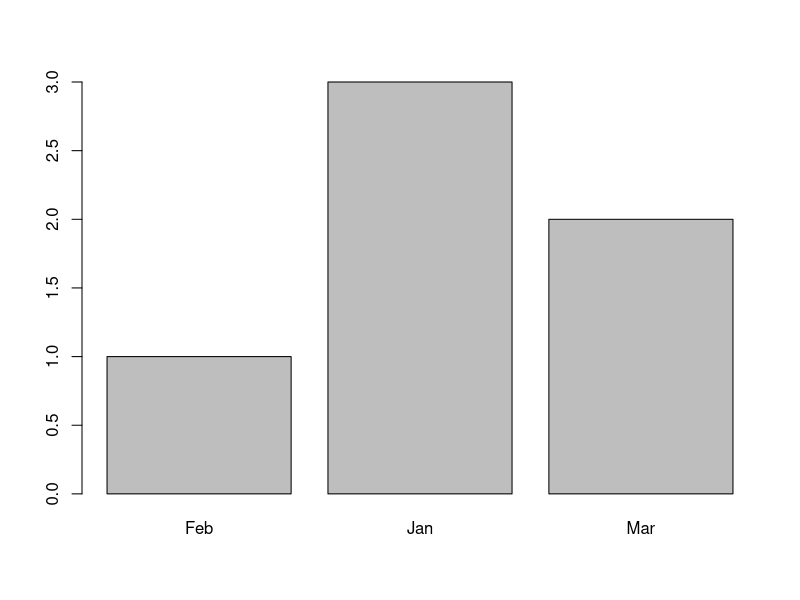
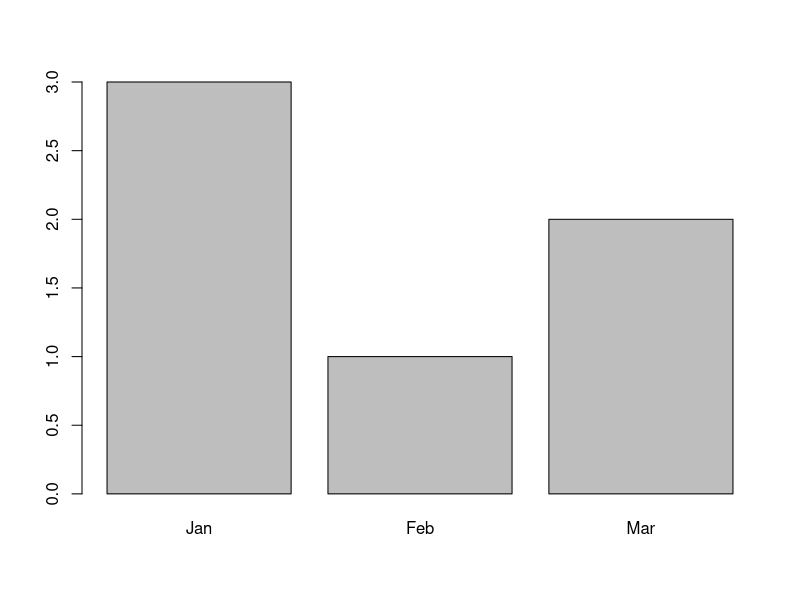
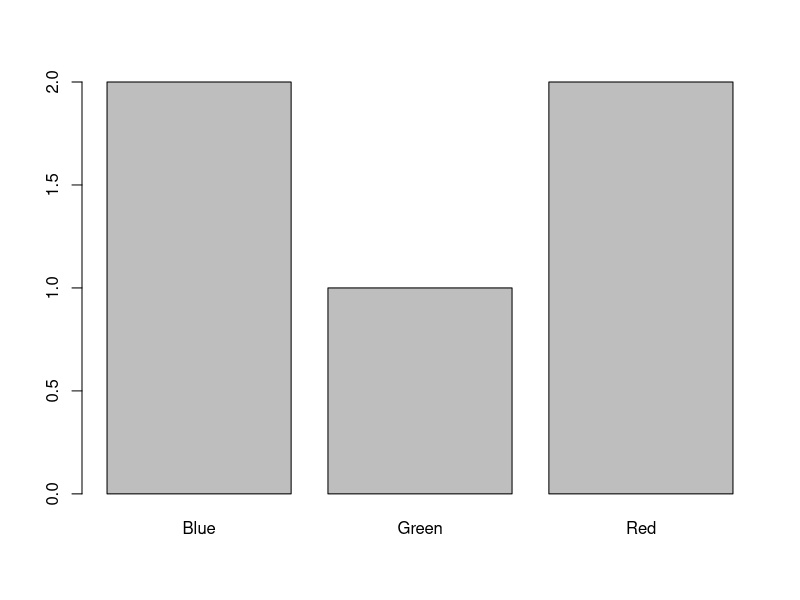

Here is the R script that generated these plots, in order:
## ---- chunk 1
blood_group <- factor(c("A", "O", "B", "A","AB","O","A","AB"))
blood_group
## ---- chunk 2
size <- factor(c("medium", "small","small","small","large", "medium", "small"))
summary(size)
## ---- chunk 3
levels(size)
## ---- chunk 4
size <- factor(size,
               levels = c("small", "medium", "large"),
               ordered = TRUE)
levels(size)
## ---- chunk 5
summary(size)
## ---- chunk 6
levels(size)<-c("size 38","size 42","size 46")
size
## ---- chunk 7
summary(size)
## ---- chunk 8
gender <- c("Male", "Female", "Female", "Male")
summary(gender)   # Only shows class and length
## ---- chunk 9
gender_factor <- factor(gender)
summary(gender_factor)
## ---- chunk 10
months <- c("Mar", "Jan", "Jan", "Mar", "Feb", "Jan")
barplot(table(months))
## ---- chunk 11
months_factor <- factor(months, levels = c("Jan", "Feb", "Mar"), ordered = TRUE)
barplot(table(months_factor))
## ---- chunk 12
df <- data.frame(
  Group = c(1, 2, 1, 3, 2, 3, 1, 2, 3,2,3,2,3,1),
  Passed = c(1, 1, 0, 0, 1, 0, 1, 0, 1,0,0,0,0,1)
)
## ---- chunk 13
model_wrong <- glm(Passed ~ Group, data = df, family = binomial)
summary(model_wrong)
## ---- chunk 14
df$Group <- factor(df$Group, levels = c(1, 2, 3))
## ---- chunk 15
model_correct <- glm(Passed ~ Group, data = df, family = binomial)
summary(model_correct)
## ---- chunk 16
summary(factor(c("Yes","No","Yes","Yes")))
## ---- chunk 17
colors <- factor(c("Red","Blue","Red","Green","Blue"))
barplot(table(colors))
## ---- chunk 18
employees <- data.frame(
  Gender = factor(c("Male", "Female", "Male", "Female", "Male", "Female")),
  Salary = c(50000, 55000, 52000, 60000, 48000, 62000)
)

model_1<-lm(Salary ~ Gender, data = employees)
summary(model_1)
